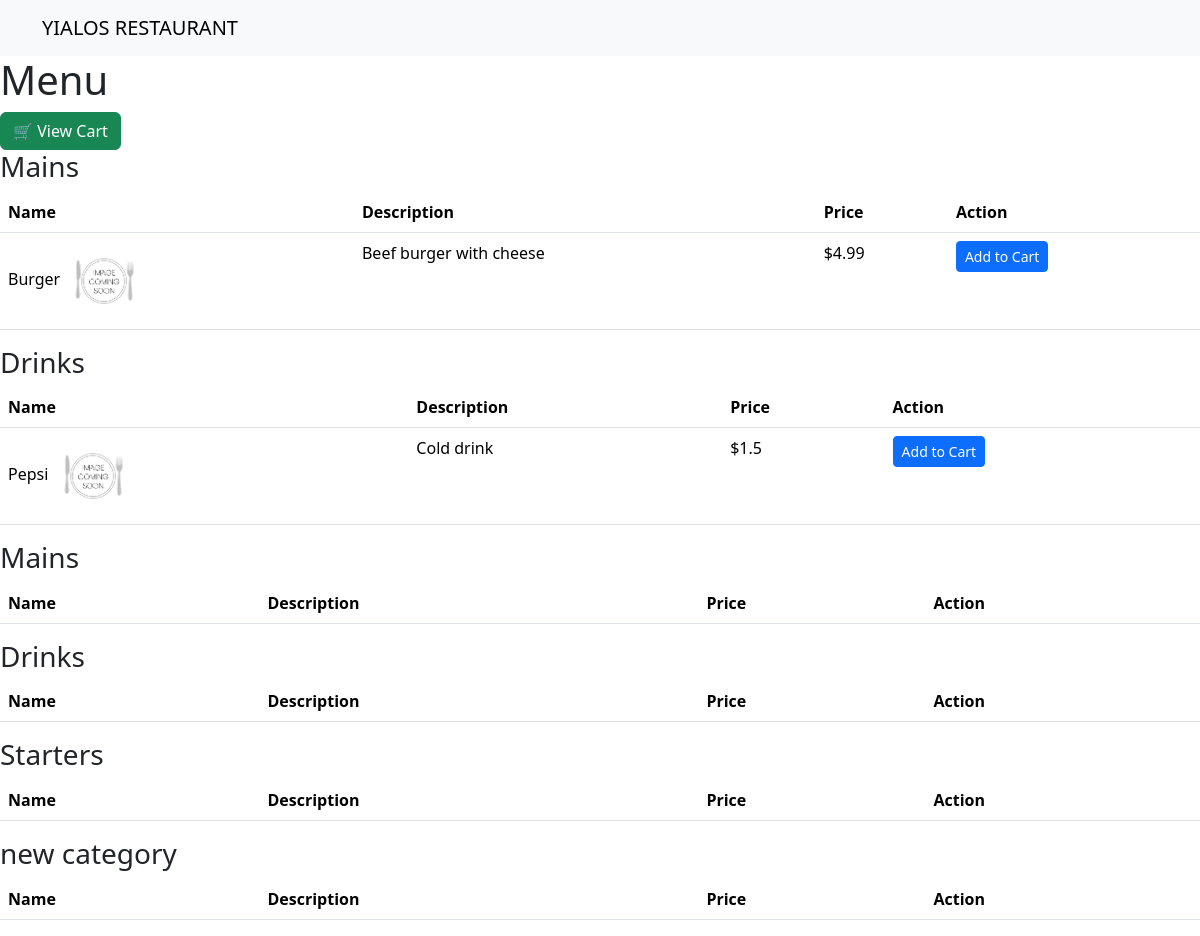
Page /menu/5 on the earlier database version.
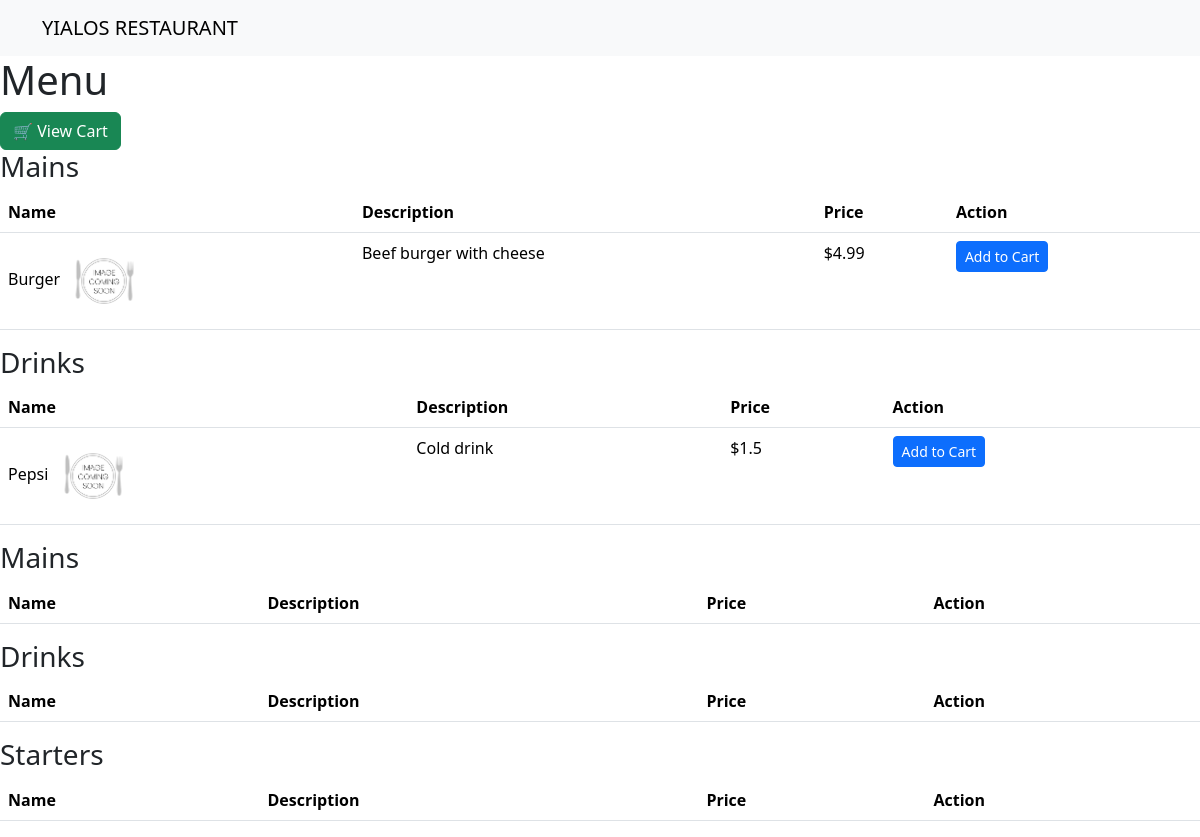
Same page on the later database version.
### tables this page shows
CREATE TABLE category(id integer primary key autoincrement, name varchar not null);

CREATE TABLE menu_item(
    id INTEGER PRIMARY KEY AUTOINCREMENT,
    name VARCHAR NOT NULL,
    description TEXT,
    price DECIMAL,
    is_available BOOLEAN,
    category_id INTEGER, image_path VARCHAR,
    FOREIGN KEY (category_id) REFERENCES category(id)
);

### app.py (the view)
@app.route('/menu/<int:table_id>')
def menu(table_id):
        items = get_menu_item()
        categories = get_category()
        session['table_id'] = table_id
        return render_template('menu.html', items=items,categories=categories, error="No menu items found" if not items else None)

### database.py (called while the page is built)
def get_category():
    conn = get_connection()
    cursor = conn.cursor()
    cursor.execute('select * from category')
    categories = cursor.fetchall()
    conn.close()
    return categories

def get_connection():
    conn = sqlite3.connect('db.sqlite3')
    conn.row_factory = sqlite3.Row
    return conn

def get_menu_item():
    conn = get_connection()
    cursor = conn.cursor()
    cursor.execute('select * from menu_item')
    items = cursor.fetchall()
    conn.close()
    return items

### templates/menu.html (shortened to what this page needs)
{%extends "layout.html"%}
{% block content %}
<h1>Menu</h1>
<a href="/cart" class="btn btn-success">🛒 View Cart</a>
{% for cat in categories %}
<h3>{{ cat['name'] }}</h3>
<table class="table">
    <thead>
        <tr>
            <th>Name</th>
            <th>Description</th>
            <th>Price</th>
            <th>Action</th>
        </tr>
    </thead>
    <tbody>
        {% for item in items %}
        {%if item['category_id'] == cat['id']%}
        <tr>
            <td>{{ item.name }}
                <img src="{{ item['image_path'] }}" style="width:80px;">
            </td>
            <td>{{ item.description }}</td>
            <td>${{ item.price }}</td>
           <td>
                    <form method="POST" action="/cart/add">
            <button type="submit" class="btn btn-primary btn-sm">Add to Cart</button>
        </form>
            </td>
        </tr>
        {%endif%}
    </tbody>
    {% endfor %}
</table>
{% endfor %}
{% endblock %}

### templates/layout.html (shortened to what this page needs)
<!DOCTYPE html>
<html lang="en">
<head>
    <link href="https://cdn.jsdelivr.net/npm/bootstrap@5.3.2/dist/css/bootstrap.min.css" rel="stylesheet">
    <link rel="stylesheet" href="https://cdn.jsdelivr.net/npm/flatpickr/dist/flatpickr.min.css">
</head>
<body>
    <nav class="navbar navbar-expand-lg navbar-light bg-light">
        <div class="container">
            <a class="navbar-brand" href="/">YIALOS RESTAURANT</a>
        </div>
    </nav>
    {% block content %}
    {% endblock %}
</body>
</html>

Differences in the rows shown:
removed category: name "new category"
